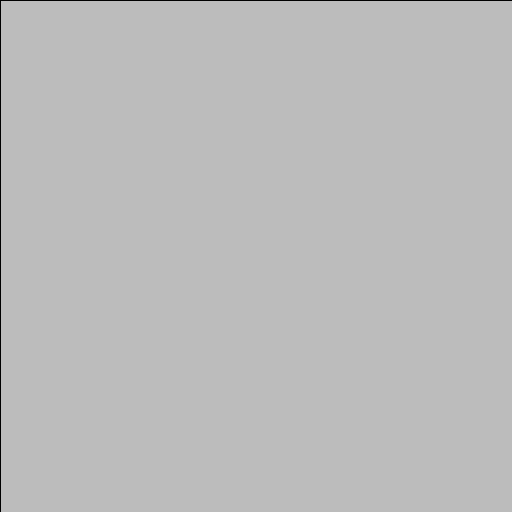
Frame 1 (no input)
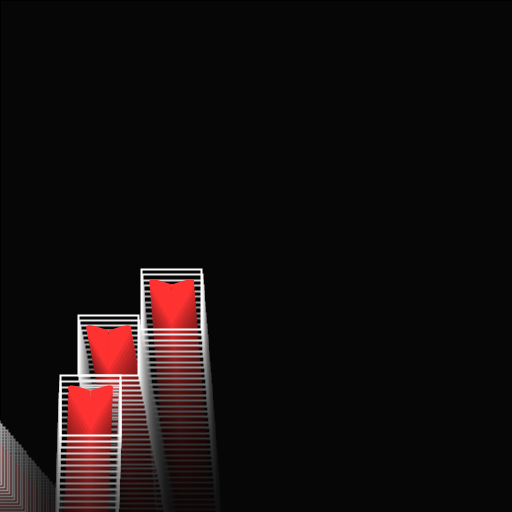
Frame 60 (the mouse pressed at the canvas centre just before this capture)
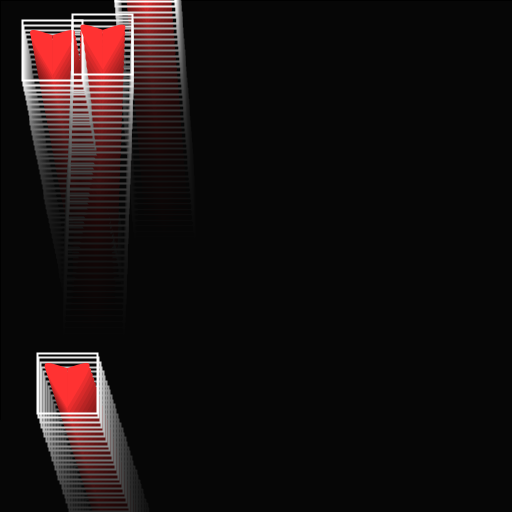
Frame 120 (the mouse held since frame 60 and released just before this capture)

The Processing sketch that drew these frames (run headless with seeded random() and noise(); from frame 60 on, the mouse is pressed at the canvas centre):

// Processing sketch: es1
// ── es1.pde
ArrayList<Heart> heart;

void setup(){
  size(512, 512);
  frameRate(60);
  smooth();
  heart = new ArrayList<Heart>();
}

void draw(){
  //creiamo l'effeto scia
  fill(0, 20);
  rect(0, 0, width*2, height*2);
    if(random(0, 100) < 5){
        heart.add(new Heart(random(50, width-50), height+50));
    }
    for(Heart h:heart){
    h.run();
    if(mousePressed && h.state){
      h.swap();
    }
  }
}

void keyPressed(){
  if(key == 'r'){
    setup();
  }
}

// ── Heart.pde
int q = 34021;

int f(int q){
  return ((q%21)/80);
}

class Heart{
  float posx, posy, sx = random(-5, 5), sy = random(3, 7);  //sx = velocità lungo x, sy = velocità lungo y
  boolean state = true;
  
  Heart(float x, float y){
    this.posx = x;
    this.posy = y;
    
  }
  
  void display(){
    noFill();
    rectMode(CENTER);
    stroke(255);
    strokeWeight(2);
    rect(posx, posy, 60, 60);
    noStroke();
    if(state)
    fill(255, 50, 50);
    else
    fill(150);
    bezier(posx, posy-15, posx-30, posy-25, posx-30, posy-25, posx, posy+25);
    bezier(posx, posy-15, posx+30, posy-25, posx+30, posy-25, posx, posy+25);
  }
  
  void swap(){
    if(dist(posx, posy, mouseX, mouseY) < 30){
      state = false;
    }
  }
  
  void move(){
    posx += sx;
    if(!state){
      sy -= (0.1 + f(q));
    }
    posy -= sy;
  }
  
  void run(){
    display();
    move();
  }
}
